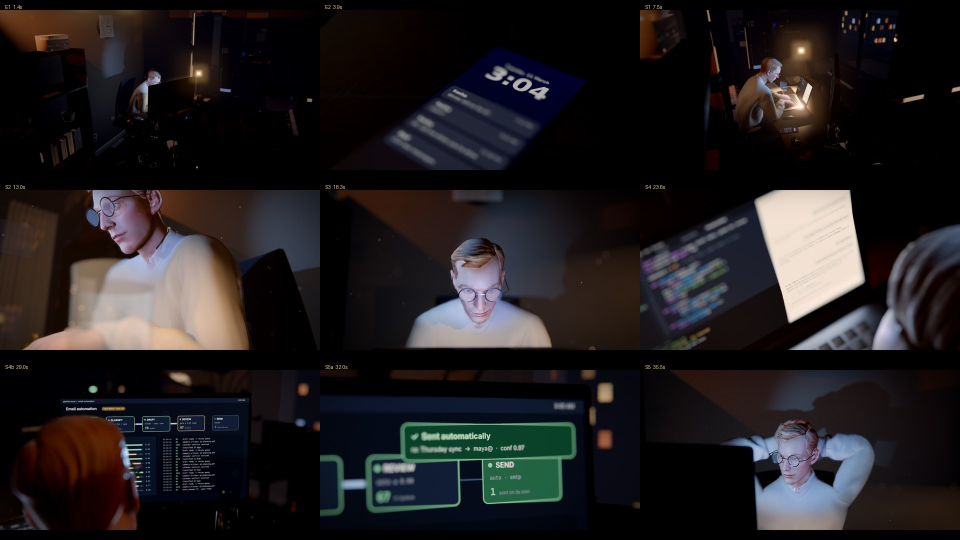
#> input picture deliver/claude_nine_intro_v2_shots.jpg, 1920 x 1080 px (shown at 1/2 size)
$ python frame_stats.py ../deliver/claude_nine_intro_v2_shots.jpg
#> lines starting #> are read from the running program, lines starting #| are printed output that depends on the picture
"""Frame stats for look matching: mean, percentiles, near-black share and mean RGB (letterbox rows skipped).
    python -I tools/frame_stats.py a.png b.png ..."""
import sys
import numpy as np
from PIL import Image

for f in sys.argv[1:]:
    a = np.asarray(Image.open(f).convert('RGB').resize((480, 270))).astype(np.float32) / 255
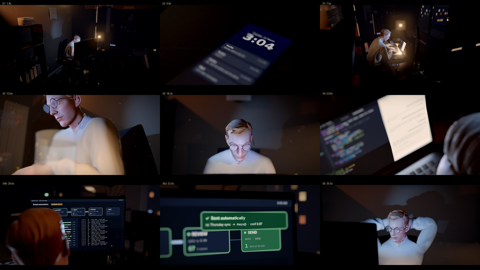
#> a: shape (270, 480, 3) float32; mean R, G, B 0.13, 0.118, 0.122
    h = a.shape[0]
#> h = 270
    a = a[int(h * 0.16):int(h * 0.84)]                  # skip letterbox bars (ours are 2.39:1, refs vary)
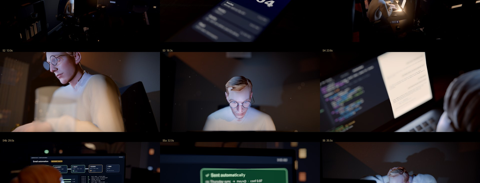
#> a: shape (183, 480, 3) float32; mean R, G, B 0.153, 0.137, 0.142
    y = 0.2126 * a[..., 0] + 0.7152 * a[..., 1] + 0.0722 * a[..., 2]
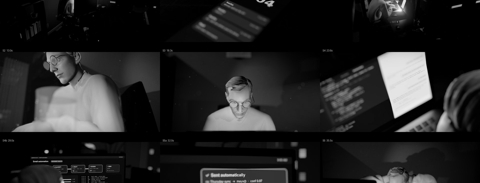
#> y: shape (183, 480) float32; min 0, max 0.99, mean 0.141
    p = np.percentile(y, [10, 25, 50, 75, 90, 99])
#> p = [0, 0.000283, 0.053, 0.157, 0.5, 0.889]
    rgb = a.reshape(-1, 3).mean(0)
#> rgb = [0.153, 0.137, 0.142]
    print(f"{f.split('/')[-1][:34]:34s} mean {y.mean():.3f}  p10 {p[0]:.3f} p25 {p[1]:.3f} p50 {p[2]:.3f} p75 {p[3]:.3f} "
          f"p90 {p[4]:.3f} p99 {p[5]:.3f}  black<0.03 {np.mean(y < 0.03) * 100:4.1f}%  rgb {rgb.round(3)}")
#| claude_nine_intro_v2_shots.jpg     mean 0.141  p10 0.000 p25 0.000 p50 0.053 p75 0.157 p90 0.500 p99 0.889  black<0.03 41.7%  rgb [0.153 0.137 0.142]

$ run again, on deliver/env_parity_cycles_vs_threejs.jpg
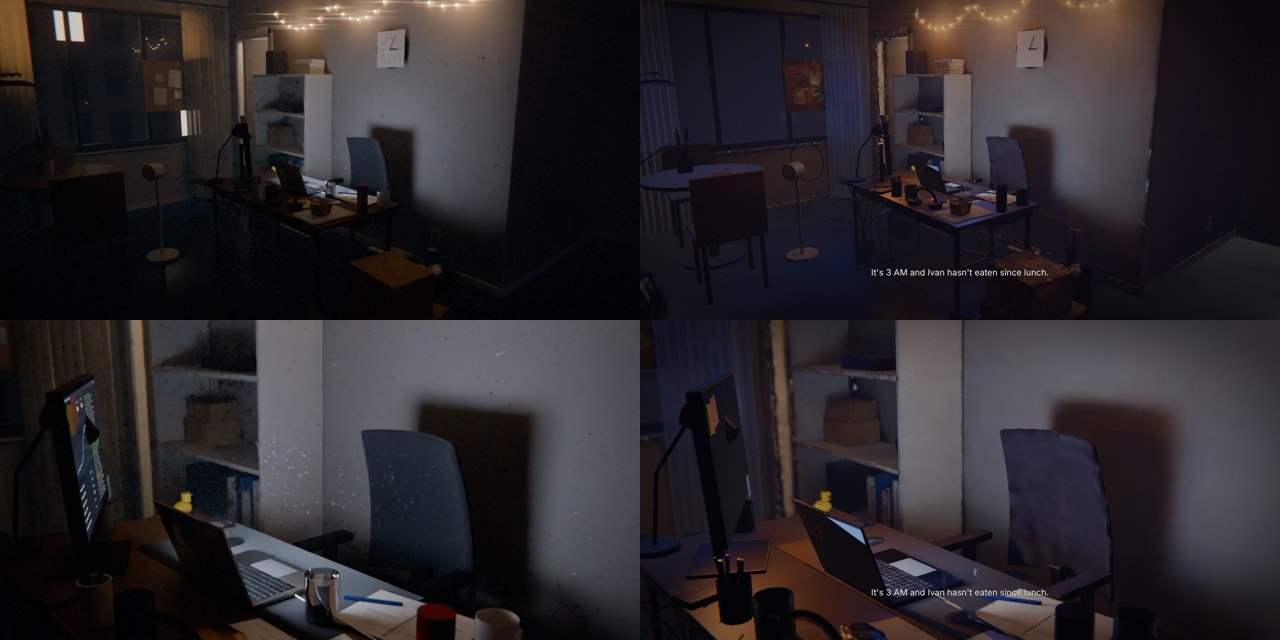
#> input picture deliver/env_parity_cycles_vs_threejs.jpg, 1280 x 640 px
#> `a = np.asarray(Image.open(f).convert('RGB').resize((480, 270))).astype..`:
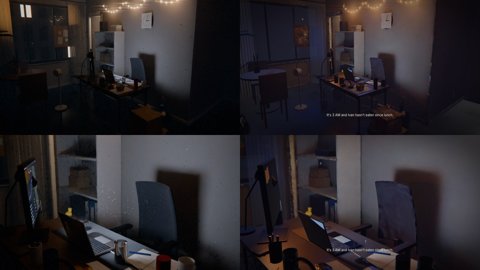
#> a: shape (270, 480, 3) float32; mean R, G, B 0.17, 0.154, 0.169
#> `a = a[int(h * 0.16):int(h * 0.84)]`:
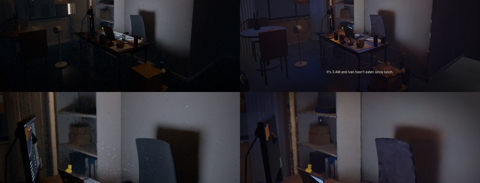
#> a: shape (183, 480, 3) float32; mean R, G, B 0.161, 0.153, 0.174
#> p = [0.0224, 0.0552, 0.109, 0.262, 0.363, 0.442]
#> rgb = [0.161, 0.153, 0.174]
#| env_parity_cycles_vs_threejs.jpg   mean 0.156  p10 0.022 p25 0.055 p50 0.109 p75 0.262 p90 0.363 p99 0.442  black<0.03 14.8%  rgb [0.161 0.153 0.174]

$ run again, on deliver/round6_shots.jpg
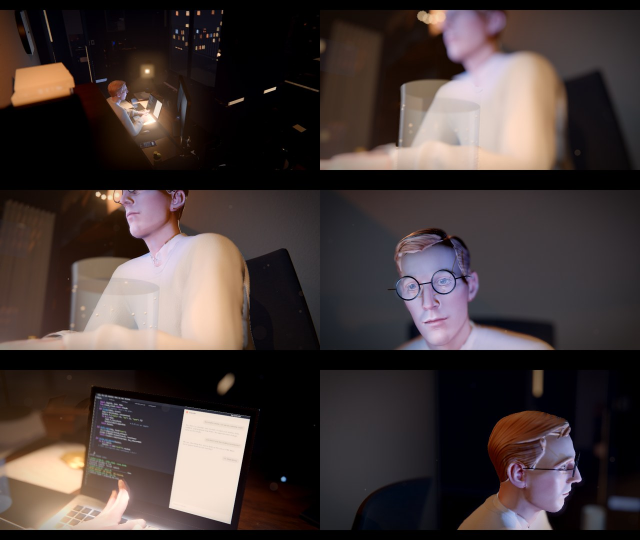
#> input picture deliver/round6_shots.jpg, 1280 x 1080 px (shown at 1/2 size)
#> `a = np.asarray(Image.open(f).convert('RGB').resize((480, 270))).astype..`:
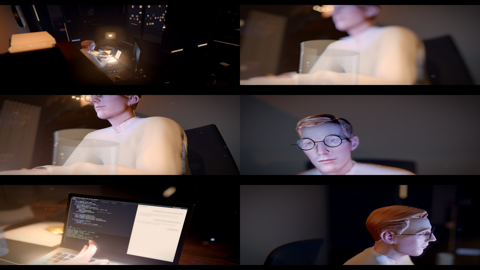
#> a: shape (270, 480, 3) float32; mean R, G, B 0.267, 0.223, 0.217
#> `y = 0.2126 * a[..., 0] + 0.7152 * a[..., 1] + 0.0722 * a[..., 2]`:
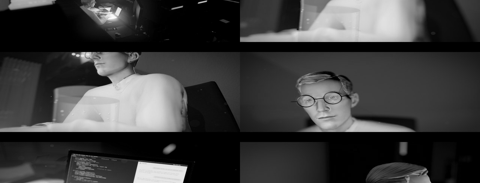
#> y: shape (183, 480) float32; min 0, max 0.992, mean 0.237
#> p = [0, 0.0156, 0.177, 0.267, 0.743, 0.874]
#> rgb = [0.271, 0.229, 0.223]
#| round6_shots.jpg                   mean 0.237  p10 0.000 p25 0.016 p50 0.177 p75 0.267 p90 0.743 p99 0.874  black<0.03 26.5%  rgb [0.271 0.229 0.223]
